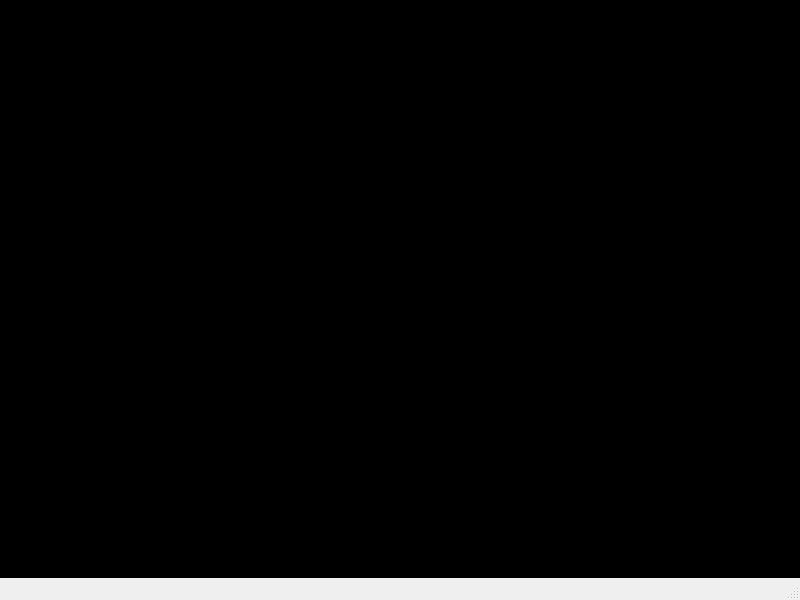
<?xml version="1.0" encoding="UTF-8"?>
<ui version="4.0">
 <class>MainWindow</class>
 <widget class="QMainWindow" name="MainWindow">
  <property name="geometry">
   <rect>
    <x>0</x>
    <y>0</y>
    <width>800</width>
    <height>600</height>
   </rect>
  </property>
  <property name="windowTitle">
   <string>MainWindow</string>
  </property>
  <widget class="QWidget" name="centralwidget">
   <property name="styleSheet">
    <string notr="true">background-color: black;</string>
   </property>
  </widget>
  <widget class="QMenuBar" name="menubar">
   <property name="geometry">
    <rect>
     <x>0</x>
     <y>0</y>
     <width>800</width>
     <height>22</height>
    </rect>
   </property>
  </widget>
  <widget class="QStatusBar" name="statusbar"/>
 </widget>
 <resources/>
 <connections/>
</ui>
